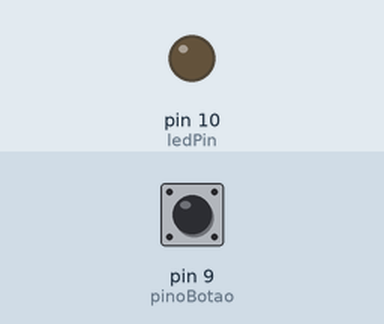
Bench run of a sketch on a simulated Arduino Uno, built with avr-gcc and run on an emulated ATmega328P. On the bench: output pins drawn as LEDs (lit = HIGH). The test bench sets the inputs (shaded band); at power-on: pin 9 (pinoBotao) LOW.

Above: at 1.2 s.
1.3 s: pin 9 (pinoBotao) pulled HIGH for 0.15 s
At 1.37 s:
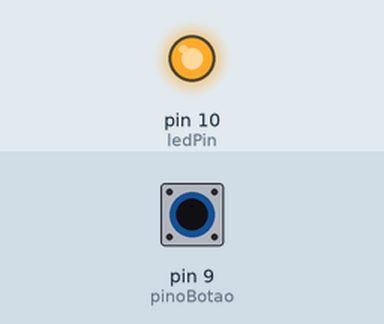
2.9 s: pin 9 (pinoBotao) pulled HIGH for 3.2 s
At 6.9 s:
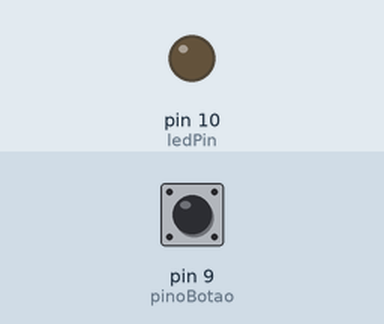
Timing chart, 0 to 8.4 s (numbered marks = the images above; inputs shaded):
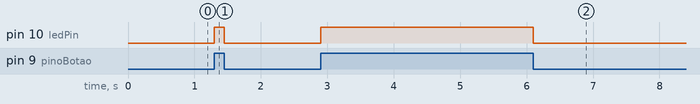

Measured:
- after the input at 1.3 s, pin 10 (ledPin): LOW → HIGH at once, → LOW 0.15 s later
- after the input at 2.9 s, pin 10 (ledPin): LOW → HIGH at once, → LOW 3.2 s later

The sketch:

botao.ino
```cpp
int pinoBotao = 9;
int ledPin = 10;

void setup()
{
  pinMode(pinoBotao, INPUT);
  pinMode(ledPin, OUTPUT);
}

void loop()
{
  int botaoEstado = digitalRead(pinoBotao);
  if(botaoEstado == HIGH){
  	digitalWrite(ledPin, HIGH);
  }
  else{
  	digitalWrite(ledPin, LOW);
  }

}
```
